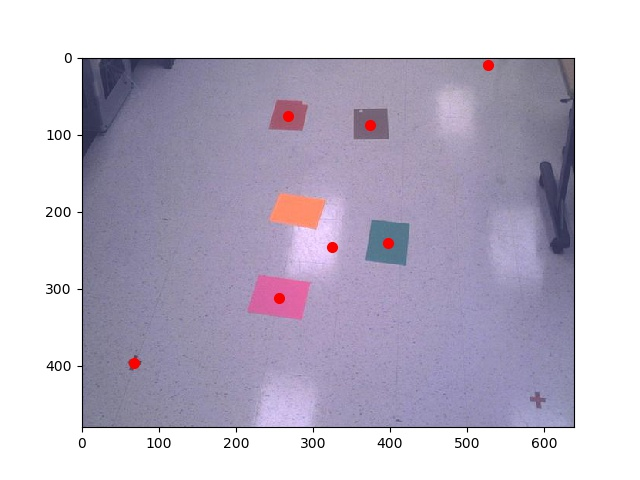
%> input picture images/centers/train0_centers.jpg, 640 x 480 px
$ octave --eval "result = Robot_position(imread('../../images/centers/train0_centers.jpg'));"   (GNU Octave 9; MATLAB toolbox functions it lacks are replaced by stand-ins)
%> lines starting %> are read from the running program, lines starting %| are printed output that depends on the picture; in (x1, y1, x2, y2) boxes, pixels count from 0 and x2, y2 are one past the last pixel; in counts of white or black regions, pixels touching at a corner belong together; the program's own positions count from 1
### .archive/src/algorithm.m
% ------------------------------------------------------------------------------ % created: 10/4/16 by tommy schulte, matt boss, claire stonner, chad chapnick
% revision history: none
%
% purpose:
%
% input variables:
%   window      := define median filtering window size
%   sigma       := canny edge filtering sigma value
%   pxthresh    := the threshold for binary filling
%
% output variables:
%   [denoised ,edges filled, cleaned, labels]
% ------------------------------------------------------------------------------
function [denoised ,edges filled, cleaned, labels] = algorithm(img, window, sigma, pxthresh)
%> called with window = [2 2], sigma = 2, pxthresh = 200
    imgray = rgb2gray(img);
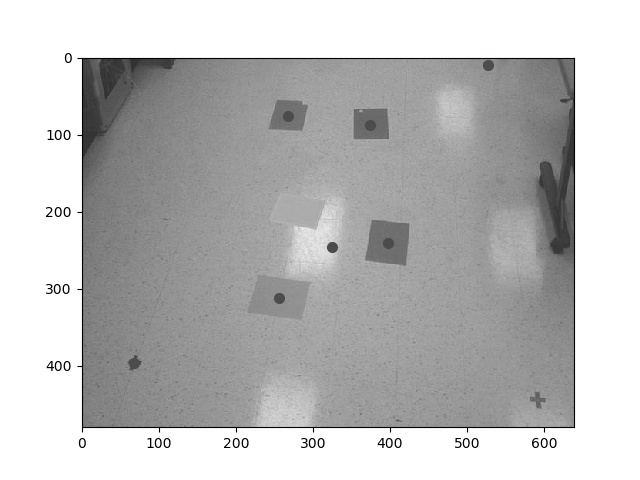
%> imgray: size 480x640 uint8; min 0, max 255, mean 189.4
    denoised = medfilt2(imgray, window,'symmetric');
    edges = edge(denoised,'Canny',[],sigma);
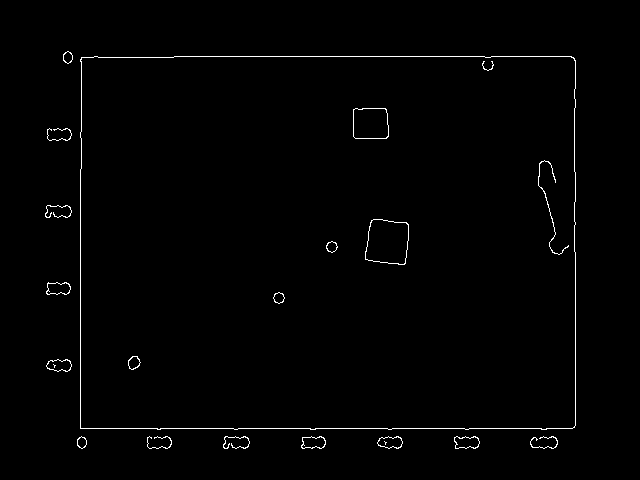
%> edges: size 480x640 logical; 1% white in thin lines or dots, all inside (x1, y1, x2, y2) = (45, 51, 576, 449)
    filled = imfill(edges,'holes');
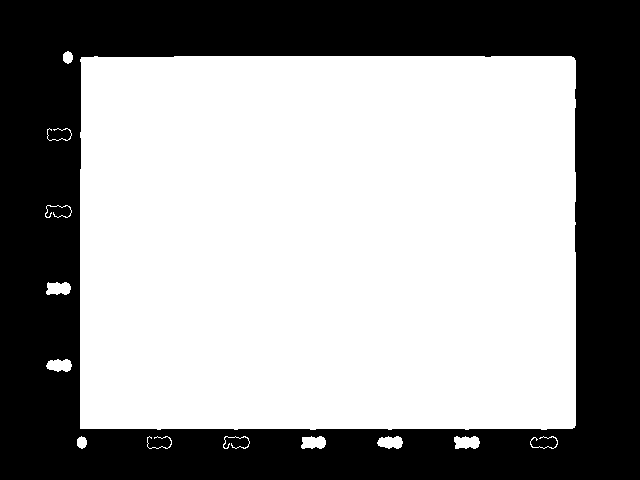
%> filled: size 480x640 logical; 60.7% white; 1 black region, box (x1, y1, x2, y2) and area: (0, 0, 640, 480) 120593
    cleaned = bwareaopen(filled, pxthresh);
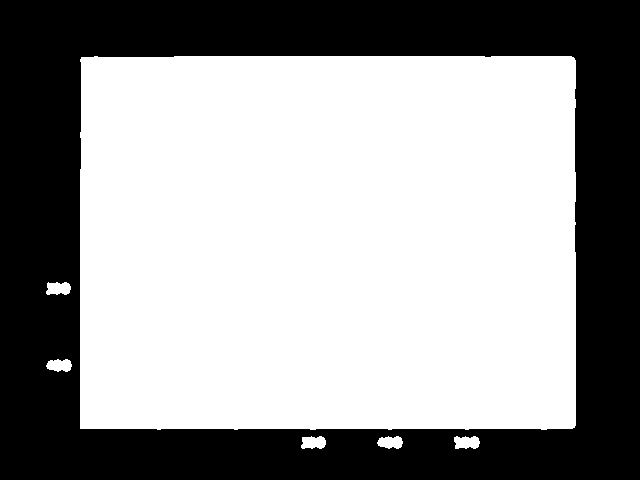
%> cleaned: size 480x640 logical; 60.6% white; 1 black region, box (x1, y1, x2, y2) and area: (0, 0, 640, 480) 121175
    labels = bwlabel(cleaned);
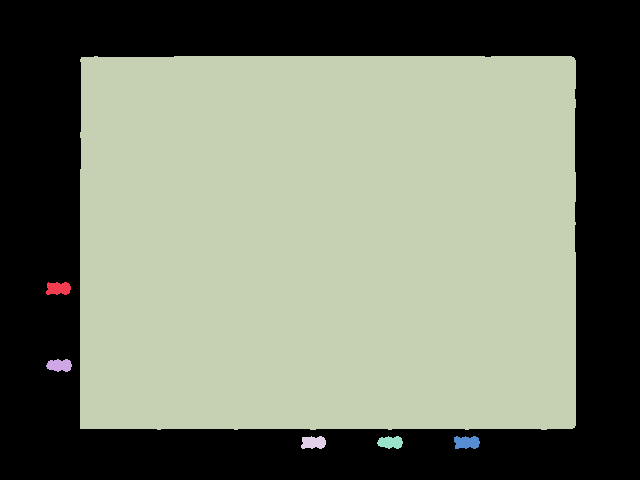
%> labels: size 480x640 double; 7 distinct labels, from 0 to 6; one colour per label, 0 black
%> in Robot_position, `centerStruct = regionprops(labeled, 'Centroid');`: centerStruct = 6 regions; Centroid: [59 289.1], [60.1 365.9], [328.6 243.2], [314.1 443.1], [391.2 443], [467.3 443]
end

### run/classifyPoints.m
function [labels, centers] = classifyPoints(img, coordStruct)

labels={};
centers = zeros(length(coordStruct),3);
for label=1:length(coordStruct)
    coordinates = round(coordStruct(label).Centroid);
    rgb = img(coordinates(2),coordinates(1),:);
    rgb = reshape(double(rgb),1,3);
    centers(label,:) = rgb;
    labels{label} = classify_rgb(rgb);
end
%> this loop made 1 pass
%> (coordinates, rgb) on pass 1: ([59 289], [255 255 255])

### .archive/lib/classify_rgb.m
% ------------------------------------------------------------------------------ % Created: 10/4/16 by Tommy Schulte, Matt Boss, Claire Stonner, Chad Chapnick
%
% Revision History: None
%
% Purpose: The purpose of this function is used to classify the color
%           of a vector containing a RGB triplet.
%           This recursively finds the appropriate classifiction, by
%           applying each model (one for noise, pink, green, and blue, respectively)
%           until the predicted value is '1'.
%
% Input Variables:
%   rgb := a row vector containing uint8 red, green and blue values, respectively.
%   ix  := the index of the model and class name to be applied
%
% Output Variables:
%   color := one of 'noise', 'pink', 'green', or 'blue'
%
% ------------------------------------------------------------------------------
function predicted = classify_rgb(rgb,ix)
    predicted = '';

    load('trained-SVMModels.mat')
    classes={'noise','blue','green','pink'};

    if size(rgb,2) < 3; return; end
    if nargin < 2; ix = length(models); end

    % recursively traverse the decision tree
%> the run ends on the next line
    if predict(models{ix}, rgb) == 1
        predicted = classes{ix};
    elseif ix > 0
        ix = ix - 1;
        predicted=classify_rgb(rgb,ix);
    end
end

### .archive/run/Robot_position.m
function [x y alpha dilated results] = Robot_position(img);

    x = []; y= []; alpha = []; dilated= [];
    results = struct();

    neighborhood = [2 2];
    sigma = 2; pxthresh=200;
    startpoint = [34,350]; endpoint = [510, 83];
    M = load('FloorXform.mat');
    M = M.M;
    [~,~,~,~, labeled] = algorithm(img, neighborhood, sigma, pxthresh);

    % classify the centroids of all found objects
    centerStruct = regionprops(labeled, 'Centroid');
    [color_labels, centers] = classifyPoints(img, centerStruct);

    % find the coordinates and indicies of each color in the labels array
    [pink_coords, pinkix] = findColor(centerStruct, color_labels, 'pink');
    [green_coords, greenix] = findColor(centerStruct, color_labels,'green');
    [blue_coords, blueix] = findColor(centerStruct, color_labels,'blue');

    if length(pinkix) >= 1 || length(greenix) >= 1
        robotloc = (pink_coords + green_coords)/2;
        FINDROBOT=false;
        front = green_coords(1:2);
        back = pink_coords(1:2);
        robotlix = (front + back)/2;
        front_xy = rc2xy(M, front')';
        back_xy = rc2xy(M, back')';
        x = (front_xy(1) + back_xy(1))/2;
        y = (front_xy(2) + back_xy(2))/2;
        alpha = findAngle(front_xy, back_xy);
    end
    % path planning
    [dilated, mask] = dilateObjects(img,labeled, blueix);

    results.img = img;
    results.x = x;
    results.y = y;
    results.frontix = front;
    results.backix = back;
    results.front_xy = front_xy;
    results.back_xy = back_xy;
    results.robotix = robotloc;
end
